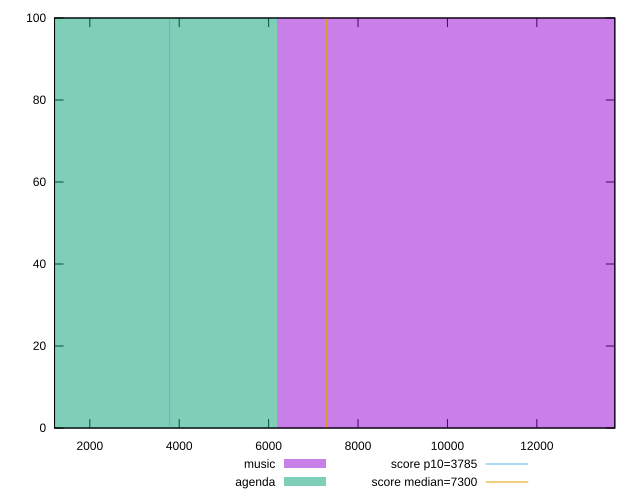

Generate this figure with gnuplot:
reset

$music <<EOF
12375.475259811092 100
EOF

$agenda <<EOF
0 100
EOF

set key outside below
set boxwidth 12375.475259811092
set xrange [1210.6347:13744.961500000001]
set yrange [0:100]
set trange [0:100]
set style fill transparent solid 0.5 noborder

set parametric
set terminal svg size 640, 500 enhanced background rgb 'white'
set output "reports/report_00032_2021-02-25T10-28-15.087Z/interactive/comparison/histogram/0_vs_1.svg"

plot $music title "music" with boxes, \
     $agenda title "agenda" with boxes, \
     3785,t title "score p10=3785", \
     7300,t title "score median=7300"

reset
